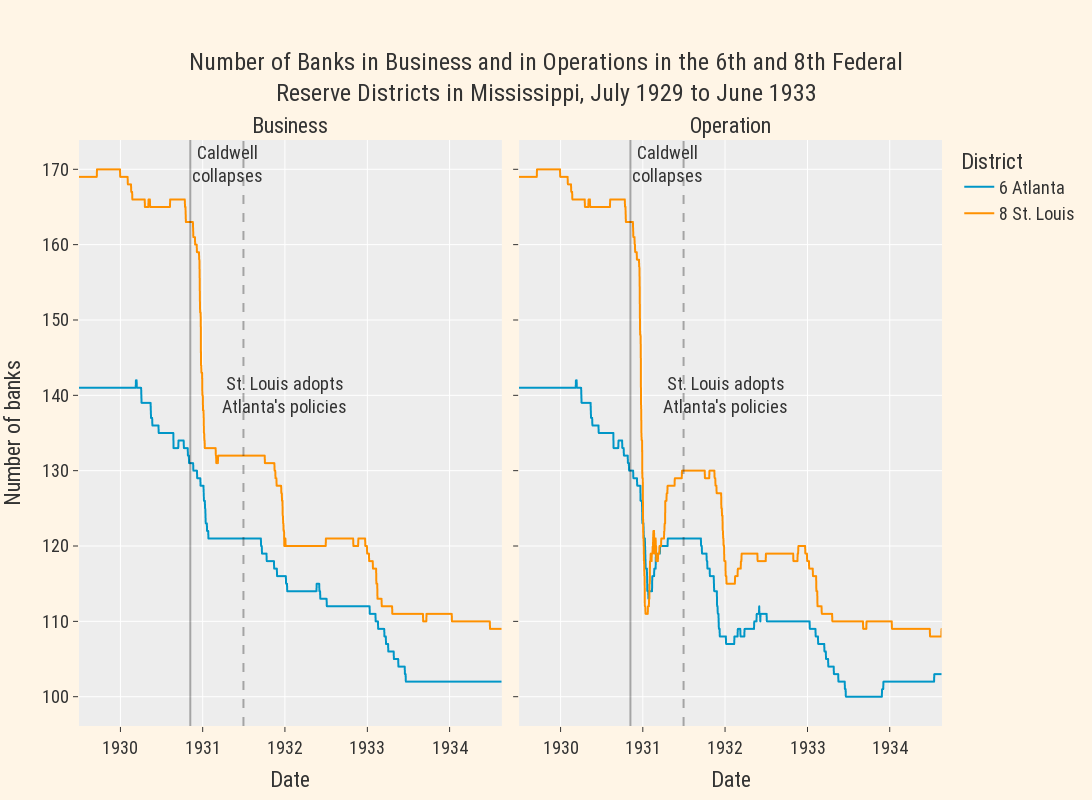

Notebook code for this chart:
### Code cell
import plotly.graph_objects as go
import plotly.io as pio

pio.templates["econ"] = go.layout.Template(
layout = {
    # Fonts
    # Note - 'family' must be a single string, NOT a list or dict!
    'title':
        {'font': {'family': 'Roboto Condensed, bold', 
                  'size':24,
                  'color': '#333'}
        },
    'font': {'family': 'Roboto Condensed', 
                  'size':18,
                  'color': '#333'},
    # Colorways
    #'colorway': ['#ec7424', '#a4abab'],
    # Keep adding others as needed below
    'hovermode': 'x unified',
    'margin': {'l':20, 'r':20, 't':140, 'b':20},
    'paper_bgcolor':"#fff5e6",
    'width':1600,
    'height':800,
    },
)
pio.templates["econ"].layout.autosize = False

px.defaults.template = "ggplot2+econ"
my_blue = "#0096c7"
my_orange = "#ff9100"

fig = px.line(df, x='date', y='n_banks', color='district', facet_col="type", 
              color_discrete_map={ # replaces default color mapping by value
                "6 Atlanta": my_blue, "8 St. Louis": my_orange,
            },
            title = "Number of Banks in Business and in Operations in the 6th and 8th Federal<br>Reserve Districts in Mississippi, July 1929 to June 1933",
            labels={ # replaces default labels by column name
                "n_banks": "Number of banks",  "date": "Date", "district":"District"
            },)

fig.for_each_annotation(lambda a: a.update(text=a.text.split("=")[-1].capitalize()))
fig.for_each_annotation(lambda a: a.update(font=dict(
            family="Roboto Condensed, bold",
            size=22,
            )))
fig.add_vline(x=datetime.datetime.strptime("1930-11-07", "%Y-%m-%d").timestamp() * 1000, line_width=2, 
              annotation_text="Caldwell<br>collapses")
              #annotation_position="left")
fig.add_vline(x=datetime.datetime.strptime("1931-07-01", "%Y-%m-%d").timestamp() * 1000, line_width=2, line_dash="dash")

fig.add_annotation(
    x=datetime.datetime.strptime("1932-01-01", "%Y-%m-%d").timestamp() * 1000,
    xref="x1",
    y=140,
    ax=70,
    showarrow=False,
        text="St. Louis adopts<br>Atlanta's policies"
)
fig.add_annotation(
    x=datetime.datetime.strptime("1932-01-01", "%Y-%m-%d").timestamp() * 1000,
    xref="x2",
    y=140,
    ax=70,
    showarrow=False,
    text="St. Louis adopts<br>Atlanta's policies"
)

fig.show()

### Figure 1 — Plotly figure (JSON) as saved in the notebook; plotly's stock layout.template omitted (floating-point values rounded to 4 significant figures; data arrays with more than 128 entries replaced by an {"elided": "..."} marker saying what was removed)
{"data": [{"hovertemplate": "District=6 Atlanta<br>type=business<br>Date=%{x}<br>Number of banks=%{y}<extra></extra>", "legendgroup": "6 Atlanta", "line": {"color": "#0096c7", "dash": "solid"}, "marker": {"symbol": "circle"}, "mode": "lines", "name": "6 Atlanta", "showlegend": true, "type": "scattergl", "x": {"elided": "1878 str values"}, "xaxis": "x", "y": {"elided": "1878 int values"}, "yaxis": "y"}, {"hovertemplate": "District=6 Atlanta<br>type=operation<br>Date=%{x}<br>Number of banks=%{y}<extra></extra>", "legendgroup": "6 Atlanta", "line": {"color": "#0096c7", "dash": "solid"}, "marker": {"symbol": "circle"}, "mode": "lines", "name": "6 Atlanta", "showlegend": false, "type": "scattergl", "x": {"elided": "1878 str values"}, "xaxis": "x2", "y": {"elided": "1878 int values"}, "yaxis": "y2"}, {"hovertemplate": "District=8 St. Louis<br>type=business<br>Date=%{x}<br>Number of banks=%{y}<extra></extra>", "legendgroup": "8 St. Louis", "line": {"color": "#ff9100", "dash": "solid"}, "marker": {"symbol": "circle"}, "mode": "lines", "name": "8 St. Louis", "showlegend": true, "type": "scattergl", "x": {"elided": "1878 str values"}, "xaxis": "x", "y": {"elided": "1878 int values"}, "yaxis": "y"}, {"hovertemplate": "District=8 St. Louis<br>type=operation<br>Date=%{x}<br>Number of banks=%{y}<extra></extra>", "legendgroup": "8 St. Louis", "line": {"color": "#ff9100", "dash": "solid"}, "marker": {"symbol": "circle"}, "mode": "lines", "name": "8 St. Louis", "showlegend": false, "type": "scattergl", "x": {"elided": "1878 str values"}, "xaxis": "x2", "y": {"elided": "1878 int values"}, "yaxis": "y2"}], "layout": {"annotations": [{"font": {"family": "Roboto Condensed, bold", "size": 22}, "showarrow": false, "text": "Business", "x": 0.245, "xanchor": "center", "xref": "paper", "y": 1, "yanchor": "bottom", "yref": "paper"}, {"font": {"family": "Roboto Condensed, bold", "size": 22}, "showarrow": false, "text": "Operation", "x": 0.755, "xanchor": "center", "xref": "paper", "y": 1, "yanchor": "bottom", "yref": "paper"}, {"showarrow": false, "text": "Caldwell<br>collapses", "x": -1235520000000, "xanchor": "left", "xref": "x", "y": 1, "yanchor": "top", "yref": "y domain"}, {"showarrow": false, "text": "Caldwell<br>collapses", "x": -1235520000000, "xanchor": "left", "xref": "x2", "y": 1, "yanchor": "top", "yref": "y2 domain"}, {"ax": 70, "showarrow": false, "text": "St. Louis adopts<br>Atlanta's policies", "x": -1199232000000, "xref": "x", "y": 140}, {"ax": 70, "showarrow": false, "text": "St. Louis adopts<br>Atlanta's policies", "x": -1199232000000, "xref": "x2", "y": 140}], "height": 800, "legend": {"title": {"text": "District"}, "tracegroupgap": 0}, "shapes": [{"line": {"width": 2}, "type": "line", "x0": -1235520000000, "x1": -1235520000000, "xref": "x", "y0": 0, "y1": 1, "yref": "y domain"}, {"line": {"width": 2}, "type": "line", "x0": -1235520000000, "x1": -1235520000000, "xref": "x2", "y0": 0, "y1": 1, "yref": "y2 domain"}, {"line": {"dash": "dash", "width": 2}, "type": "line", "x0": -1215133200000, "x1": -1215133200000, "xref": "x", "y0": 0, "y1": 1, "yref": "y domain"}, {"line": {"dash": "dash", "width": 2}, "type": "line", "x0": -1215133200000, "x1": -1215133200000, "xref": "x2", "y0": 0, "y1": 1, "yref": "y2 domain"}], "title": {"text": "Number of Banks in Business and in Operations in the 6th and 8th Federal<br>Reserve Districts in Mississippi, July 1929 to June 1933"}, "width": 1600, "xaxis": {"anchor": "y", "autorange": true, "domain": [0, 0.49], "range": ["1929-07-01", "1934-08-21"], "title": {"text": "Date"}, "type": "date"}, "xaxis2": {"anchor": "y2", "autorange": true, "domain": [0.51, 1], "matches": "x", "range": ["1929-07-01", "1934-08-21"], "title": {"text": "Date"}, "type": "date"}, "yaxis": {"anchor": "x", "autorange": true, "domain": [0, 1], "range": [96.11, 173.9], "title": {"text": "Number of banks"}, "type": "linear"}, "yaxis2": {"anchor": "x2", "autorange": true, "domain": [0, 1], "matches": "y", "range": [96.11, 173.9], "showticklabels": false, "type": "linear"}}}
